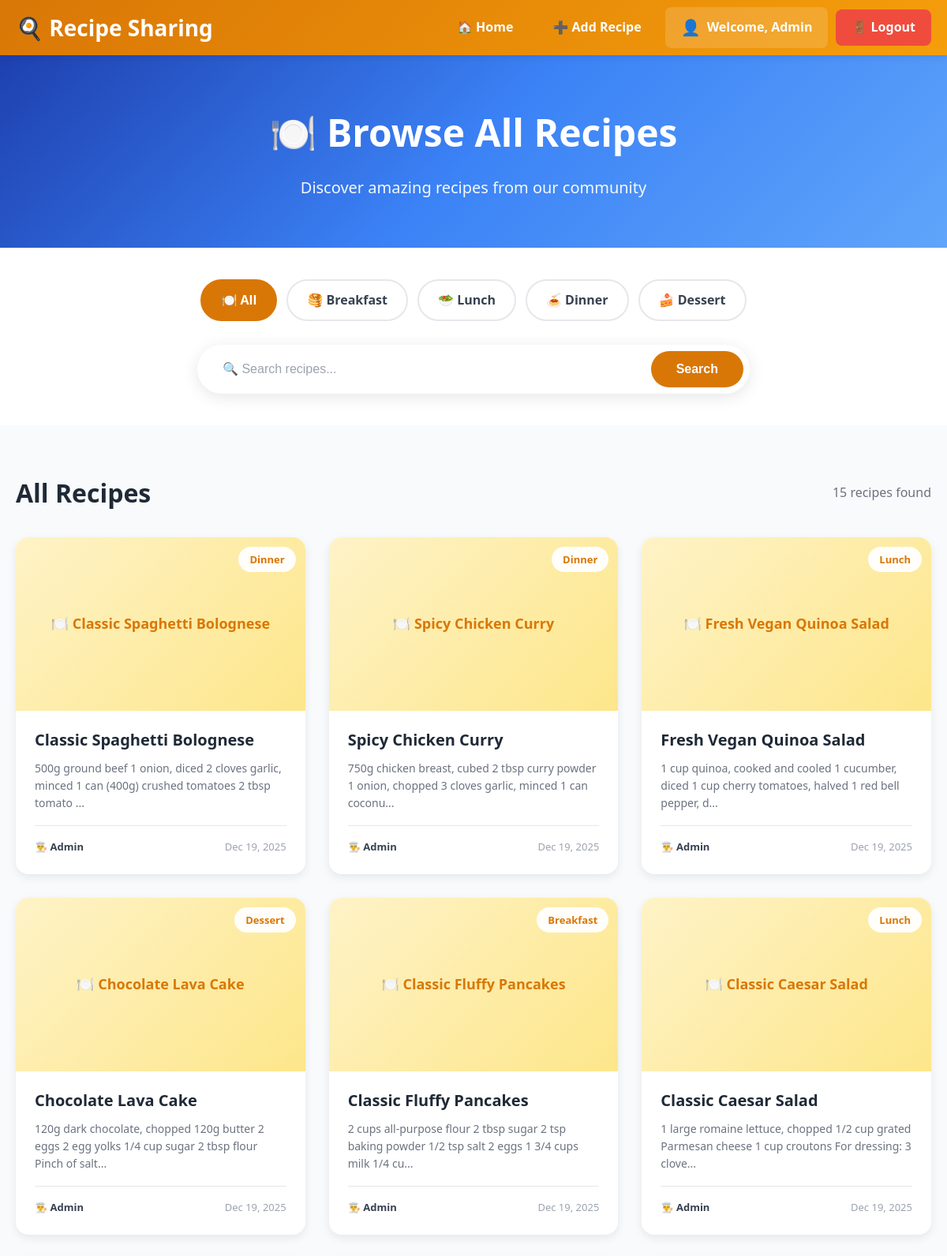
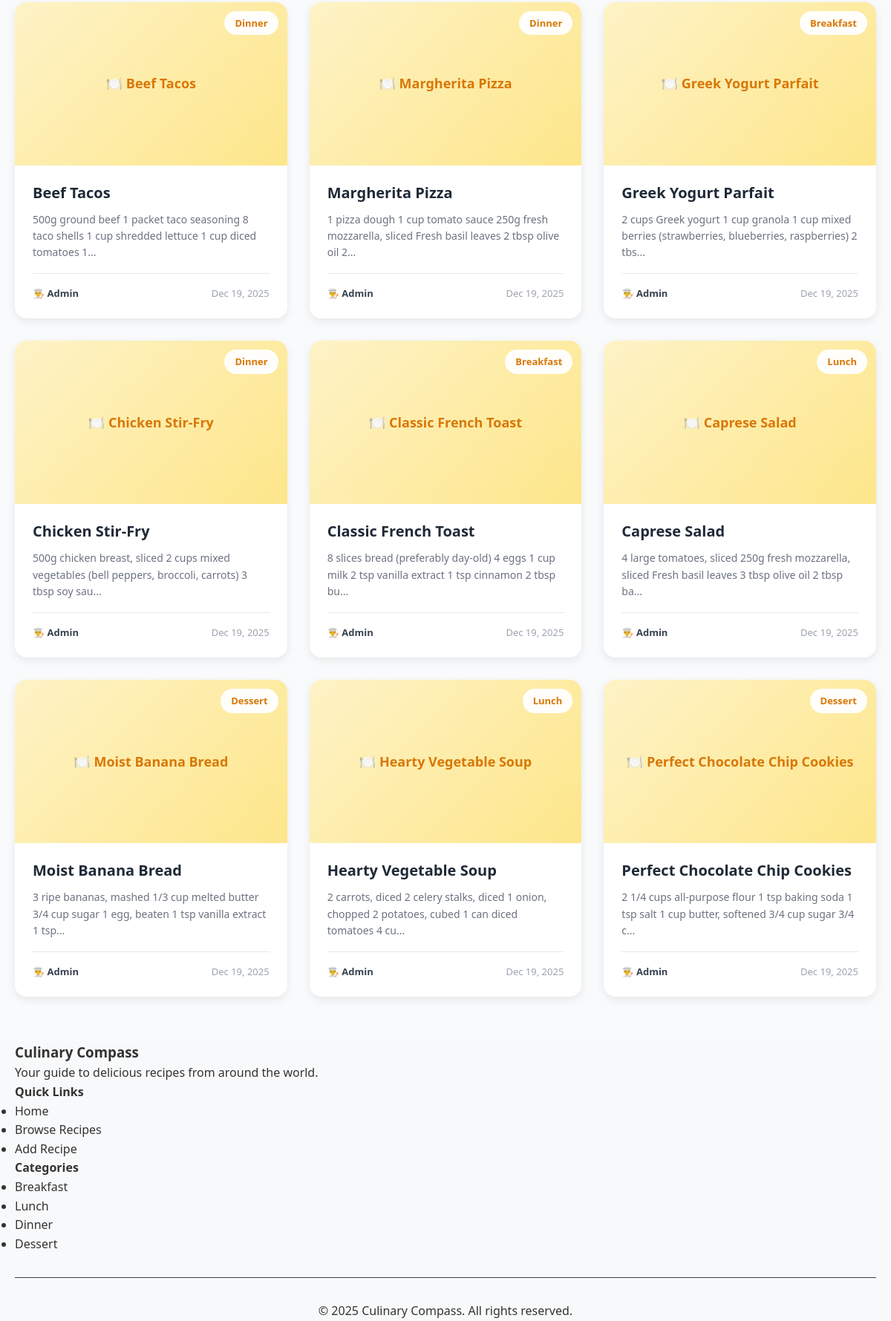
The app's page /browse.php (signed in) with its own data (2 pictures, top to bottom).
### tables this page shows
CREATE TABLE IF NOT EXISTS recipes (
    id INT AUTO_INCREMENT PRIMARY KEY,
    user_id INT NOT NULL,
    title VARCHAR(200) NOT NULL,
    category VARCHAR(50) NOT NULL,
    ingredients TEXT NOT NULL,
    instructions TEXT NOT NULL,
    image VARCHAR(255) DEFAULT 'default-recipe.jpg',
    created_at TIMESTAMP DEFAULT CURRENT_TIMESTAMP,
    updated_at TIMESTAMP DEFAULT CURRENT_TIMESTAMP ON UPDATE CURRENT_TIMESTAMP,
    INDEX idx_user_id (user_id),
    INDEX idx_category (category),
    INDEX idx_created_at (created_at),
    FOREIGN KEY (user_id) REFERENCES users(id) ON DELETE CASCADE
);

CREATE TABLE IF NOT EXISTS users (
    id INT AUTO_INCREMENT PRIMARY KEY,
    name VARCHAR(100) NOT NULL,
    email VARCHAR(100) NOT NULL UNIQUE,
    password_hash VARCHAR(255) NOT NULL,
    created_at TIMESTAMP DEFAULT CURRENT_TIMESTAMP,
    INDEX idx_email (email)
);

### browse.php (the view, shortened to what this page needs)
<?php
require_once 'config/database.php';
$search = isset($_GET['search']) ? trim($_GET['search']) : '';
$category = isset($_GET['category']) ? trim($_GET['category']) : '';
try {
  $sql = "SELECT r.*, u.name as author_name
            FROM recipes r
            LEFT JOIN users u ON r.user_id = u.id
            WHERE 1=1";
  $params = [];
  $sql .= " ORDER BY r.created_at DESC";
  $stmt = $pdo->prepare($sql);
  $stmt->execute($params);
  $recipes = $stmt->fetchAll();
} catch (PDOException $e) {
  $recipes = [];
  $error = $e->getMessage();
}
include 'includes/header.php';
?>
<section class="browse-hero">
  <div class="container">
    <h1>🍽️ Browse All Recipes</h1>
    <p>Discover amazing recipes from our community</p>
  </div>
</section>
<section class="filter-section">
  <div class="filter-container">
    <div class="category-tabs">
      <a href="browse.php" class="category-tab <?php echo empty($category) ? 'active' : ''; ?>">
        🍽️ All
      </a>
      <a href="browse.php?category=Breakfast" class="category-tab <?php echo $category === 'Breakfast' ? 'active' : ''; ?>">
        🥞 Breakfast
      </a>
      <a href="browse.php?category=Lunch" class="category-tab <?php echo $category === 'Lunch' ? 'active' : ''; ?>">
        🥗 Lunch
      </a>
      <a href="browse.php?category=Dinner" class="category-tab <?php echo $category === 'Dinner' ? 'active' : ''; ?>">
        🍝 Dinner
      </a>
      <a href="browse.php?category=Dessert" class="category-tab <?php echo $category === 'Dessert' ? 'active' : ''; ?>">
        🍰 Dessert
      </a>
    </div>
    <div class="search-container">
      <form method="GET" action="browse.php" class="search-form">
        <input
          type="text"
          name="search"
          class="search-input"
          placeholder="🔍 Search recipes..."
          value="<?php echo htmlspecialchars($search); ?>">
        <button type="submit" class="search-button">Search</button>
      </form>
    </div>
  </div>
</section>
<section class="results-section">
  <div class="results-container">
    <div class="results-header">
      <h2 class="results-title">
        <?php
        if ($search && $category) {
          echo htmlspecialchars($category) . ' Recipes matching "' . htmlspecialchars($search) . '"';
        } elseif ($search) {
          echo 'Results for "' . htmlspecialchars($search) . '"';
        } elseif ($category) {
          echo htmlspecialchars($category) . ' Recipes';
        } else {
          echo 'All Recipes';
        }
        ?>
      </h2>
      <span class="results-count"><?php echo count($recipes); ?> recipe<?php echo count($recipes) != 1 ? 's' : ''; ?> found</span>
    </div>
    <?php if (count($recipes) > 0): ?>
      <div class="recipe-grid">
        <?php foreach ($recipes as $recipe): ?>
          <a href="recipe-detail.php?id=<?php echo $recipe['id']; ?>" class="recipe-card">
            <div class="recipe-card-image">
              <?php if (!empty($recipe['image']) && file_exists('assets/uploads/' . $recipe['image'])): ?>
                <img src="assets/uploads/<?php echo htmlspecialchars($recipe['image']); ?>"
                  alt="<?php echo htmlspecialchars($recipe['title']); ?>">
              <?php else: ?>
                <div class="recipe-card-placeholder">
                  🍽️ <?php echo htmlspecialchars($recipe['title']); ?>
                </div>
              <?php endif; ?>
              <span class="recipe-category-badge">
                <?php echo htmlspecialchars($recipe['category']); ?>
              </span>
            </div>
            <div class="recipe-card-content">
              <h3 class="recipe-card-title">
                <?php echo htmlspecialchars($recipe['title']); ?>
              </h3>
              <p class="recipe-card-description">
                <?php
                $ingredients = htmlspecialchars($recipe['ingredients']);
                echo substr($ingredients, 0, 100) . (strlen($ingredients) > 100 ? '...' : '');
                ?>
              </p>
              <div class="recipe-card-meta">
                <span class="recipe-author">
                  👨‍🍳 <?php echo htmlspecialchars($recipe['author_name']); ?>
                </span>
                <span class="recipe-date">
                  <?php echo date('M d, Y', strtotime($recipe['created_at'])); ?>
                </span>
              </div>
            </div>
          </a>
        <?php endforeach; ?>
      </div>
    <?php endif; ?>
  </div>
</section>
<?php include 'includes/footer.php'; ?>

### assets/css/style.css (style rules this page uses)
* { margin: 0; padding: 0; box-sizing: border-box; }
body { font-family: 'Segoe UI', Tahoma, Geneva, Verdana, sans-serif; line-height: 1.6; color: #333; background-color: #f8f9fa; }
.container { max-width: 1200px; margin: 0 auto; padding: 0 20px; }
a { text-decoration: none; color: inherit; transition: all 0.3s ease; }

### browse.php (style rules this page uses)
.browse-hero { background: linear-gradient(135deg, #1e40af 0%, #3b82f6 50%, #60a5fa 100%); padding: 60px 0; text-align: center; color: white; }
.browse-hero h1 { font-size: 48px; font-weight: 700; margin: 0 0 15px 0; }
.browse-hero p { font-size: 20px; margin: 0; opacity: 0.95; }
.filter-section { background: white; padding: 40px 0; box-shadow: 0 2px 8px rgba(0, 0, 0, 0.05); }
.filter-container { max-width: 1200px; margin: 0 auto; padding: 0 20px; }
.category-tabs { display: flex; gap: 12px; margin-bottom: 30px; flex-wrap: wrap; justify-content: center; }
.category-tab { padding: 12px 24px; border-radius: 50px; border: 2px solid #e5e7eb; background: white; color: #374151; text-decoration: none; font-weight: 600; font-size: 16px; transition: all 0.3s; display: inline-flex; align-items: center; gap: 8px; }
.category-tab.active { background: #d97706; color: white; border-color: #d97706; }
.search-container { max-width: 700px; margin: 0 auto; }
.search-form { display: flex; gap: 12px; background: white; padding: 8px; border-radius: 50px; box-shadow: 0 4px 20px rgba(0, 0, 0, 0.1); }
.search-input { flex: 1; padding: 14px 24px; border: none; border-radius: 50px; font-size: 16px; outline: none; }
.search-input::placeholder { color: #9ca3af; }
.search-button { padding: 14px 32px; background: #d97706; color: white; border: none; border-radius: 50px; font-weight: 600; font-size: 16px; cursor: pointer; transition: all 0.3s; }
.results-section { background: #f9fafb; padding: 60px 0; min-height: 500px; }
.results-container { max-width: 1200px; margin: 0 auto; padding: 0 20px; }
.results-header { display: flex; justify-content: space-between; align-items: center; margin-bottom: 30px; }
.results-title { font-size: 32px; font-weight: 700; color: #1f2937; margin: 0; }
.results-count { color: #6b7280; font-size: 16px; }
.recipe-grid { display: grid; grid-template-columns: repeat(auto-fill, minmax(320px, 1fr)); gap: 30px; }
.recipe-card { background: white; border-radius: 16px; overflow: hidden; box-shadow: 0 4px 12px rgba(0, 0, 0, 0.08); transition: all 0.3s; text-decoration: none; color: inherit; }
.recipe-card-image { width: 100%; height: 220px; position: relative; overflow: hidden; }
.recipe-card-placeholder { width: 100%; height: 100%; display: flex; align-items: center; justify-content: center; background: linear-gradient(135deg, #fef3c7, #fde68a); color: #d97706; font-size: 18px; font-weight: 600; text-align: center; padding: 20px; }
.recipe-category-badge { position: absolute; top: 12px; right: 12px; background: rgba(255, 255, 255, 0.95); color: #d97706; padding: 6px 14px; border-radius: 20px; font-weight: 600; font-size: 13px; }
.recipe-card-content { padding: 24px; }
.recipe-card-title { font-size: 20px; font-weight: 700; color: #1f2937; margin: 0 0 12px 0; line-height: 1.3; }
.recipe-card-description { color: #6b7280; font-size: 14px; line-height: 1.6; margin: 0 0 16px 0; }
.recipe-card-meta { display: flex; justify-content: space-between; align-items: center; padding-top: 16px; border-top: 1px solid #e5e7eb; font-size: 13px; }
.recipe-author { color: #374151; font-weight: 600; }
.recipe-date { color: #9ca3af; }

### records on screen
recipes: title "Classic Spaghetti Bolognese", category "Dinner", ingredients "500g ground beef 1 onion, diced 2 cloves garlic, minced 1 can (400g) crushed tomatoes 2 tbsp tomato", user.name "Admin", created_at "Dec 19, 2025"
recipes: title "Spicy Chicken Curry", category "Dinner", ingredients "750g chicken breast, cubed 2 tbsp curry powder 1 onion, chopped 3 cloves garlic, minced 1 can coconu", user.name "Admin", created_at "Dec 19, 2025"
recipes: title "Fresh Vegan Quinoa Salad", category "Lunch", ingredients "1 cup quinoa, cooked and cooled 1 cucumber, diced 1 cup cherry tomatoes, halved 1 red bell pepper, d", user.name "Admin", created_at "Dec 19, 2025"
recipes: title "Chocolate Lava Cake", category "Dessert", ingredients "120g dark chocolate, chopped 120g butter 2 eggs 2 egg yolks 1/4 cup sugar 2 tbsp flour Pinch of salt", user.name "Admin", created_at "Dec 19, 2025"
recipes: title "Classic Fluffy Pancakes", category "Breakfast", ingredients "2 cups all-purpose flour 2 tbsp sugar 2 tsp baking powder 1/2 tsp salt 2 eggs 1 3/4 cups milk 1/4 cu", user.name "Admin", created_at "Dec 19, 2025"
recipes: title "Classic Caesar Salad", category "Lunch", ingredients "1 large romaine lettuce, chopped 1/2 cup grated Parmesan cheese 1 cup croutons For dressing: 3 clove", user.name "Admin", created_at "Dec 19, 2025"
recipes: title "Beef Tacos", category "Dinner", ingredients "500g ground beef 1 packet taco seasoning 8 taco shells 1 cup shredded lettuce 1 cup diced tomatoes 1", user.name "Admin", created_at "Dec 19, 2025"
recipes: title "Margherita Pizza", category "Dinner", ingredients "1 pizza dough 1 cup tomato sauce 250g fresh mozzarella, sliced Fresh basil leaves 2 tbsp olive oil 2", user.name "Admin", created_at "Dec 19, 2025"
recipes: title "Greek Yogurt Parfait", category "Breakfast", ingredients "2 cups Greek yogurt 1 cup granola 1 cup mixed berries (strawberries, blueberries, raspberries) 2 tbs", user.name "Admin", created_at "Dec 19, 2025"
recipes: title "Chicken Stir-Fry", category "Dinner", ingredients "500g chicken breast, sliced 2 cups mixed vegetables (bell peppers, broccoli, carrots) 3 tbsp soy sau", user.name "Admin", created_at "Dec 19, 2025"
recipes: title "Classic French Toast", category "Breakfast", ingredients "8 slices bread (preferably day-old) 4 eggs 1 cup milk 2 tsp vanilla extract 1 tsp cinnamon 2 tbsp bu", user.name "Admin", created_at "Dec 19, 2025"
recipes: title "Caprese Salad", category "Lunch", ingredients "4 large tomatoes, sliced 250g fresh mozzarella, sliced Fresh basil leaves 3 tbsp olive oil 2 tbsp ba", user.name "Admin", created_at "Dec 19, 2025"
recipes: title "Moist Banana Bread", category "Dessert", ingredients "3 ripe bananas, mashed 1/3 cup melted butter 3/4 cup sugar 1 egg, beaten 1 tsp vanilla extract 1 tsp", user.name "Admin", created_at "Dec 19, 2025"
recipes: title "Hearty Vegetable Soup", category "Lunch", ingredients "2 carrots, diced 2 celery stalks, diced 1 onion, chopped 2 potatoes, cubed 1 can diced tomatoes 4 cu", user.name "Admin", created_at "Dec 19, 2025"
recipes: title "Perfect Chocolate Chip Cookies", category "Dessert", ingredients "2 1/4 cups all-purpose flour 1 tsp baking soda 1 tsp salt 1 cup butter, softened 3/4 cup sugar 3/4 c", user.name "Admin", created_at "Dec 19, 2025"

### other values on screen
$_SESSION['user_name'] "Admin"
count($recipes) "15"
